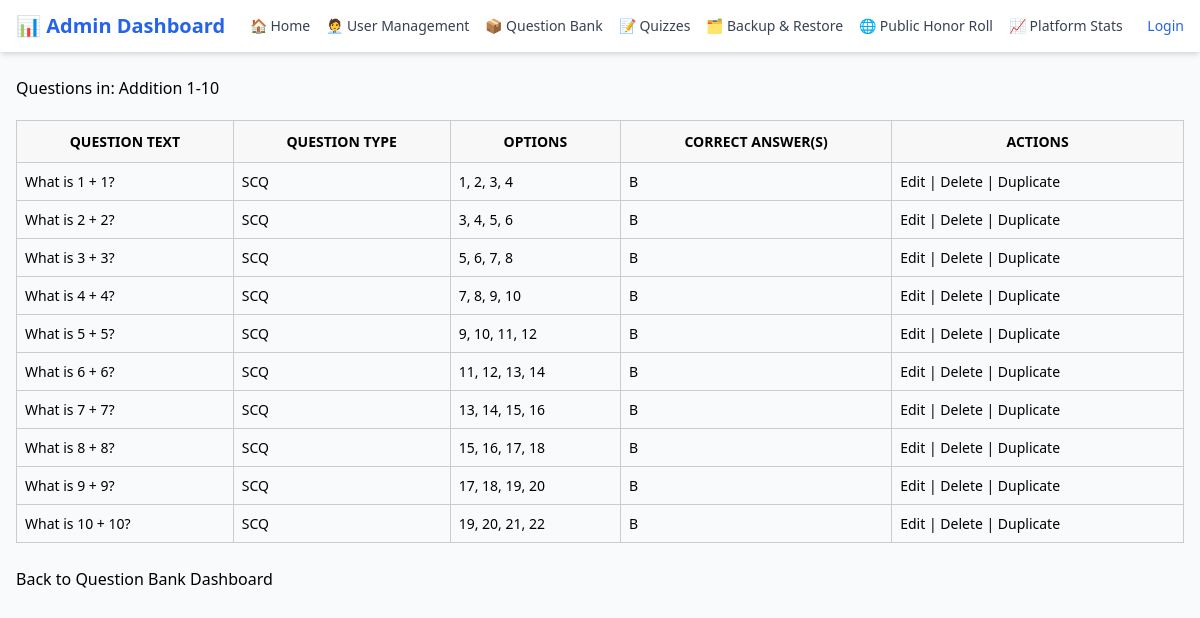
The app's page /preview-questions/1/ with its own data.
### core/models.py (models this page shows, shortened)
class QuestionBank(models.Model):
    title = models.CharField(max_length=255)
    type = models.CharField(max_length=3, choices=QUESTION_BANK_TYPES)
    created_at = models.DateTimeField(auto_now_add=True)
    class Meta:
        verbose_name = "Question Bank"
        verbose_name_plural = "Question Banks"

class SCQQuestion(models.Model):
    question_id = models.UUIDField(default=uuid.uuid4, editable=False, unique=True)
    question_bank = models.ForeignKey('QuestionBank', on_delete=models.CASCADE, related_name='scq_questions')
    question_text = RichTextUploadingField()
    option_a = models.CharField(max_length=255)
    option_b = models.CharField(max_length=255)
    option_c = models.CharField(max_length=255)
    option_d = models.CharField(max_length=255)
    correct_answer = models.CharField(max_length=255)

### core/admin_views.py (the view)
# urls.py: path('preview-questions/<int:bank_id>/', preview_questions, name='preview_questions'),
def preview_questions(request, bank_id):
    bank = get_object_or_404(QuestionBank, id=bank_id)
    questions = []
    if bank.type == 'SCQ':
        questions = SCQQuestion.objects.filter(question_bank=bank)
        question_type = 'SCQ'
    elif bank.type == 'MCQ':
        questions = MCQQuestion.objects.filter(question_bank=bank)
        question_type = 'MCQ'
    elif bank.type == 'FIB':
        questions = FIBQuestion.objects.filter(question_bank=bank)
        question_type = 'FIB'
    else:
        question_type = 'UNKNOWN'
    return render(request, 'admin/core/question_preview.html', {
        'bank': bank,
        'questions': questions,
        'question_type': question_type,
    })

### core/templates/admin/core/question_preview.html (shortened to what this page needs)
{% extends "admin/core/base.html" %}
{% load static %}
{% block content %}
  <h2 style="margin-bottom: 20px;">Questions in: {{ bank.title }}</h2>
  <table style="width: 100%; border-collapse: collapse; font-size: 14px;">
    <thead style="background-color: #f8f8f8;">
      <tr>
        <th style="border: 1px solid #ccc; padding: 10px;">QUESTION TEXT</th>
        <th style="border: 1px solid #ccc; padding: 10px;">QUESTION TYPE</th>
        <th style="border: 1px solid #ccc; padding: 10px;">OPTIONS</th>
        <th style="border: 1px solid #ccc; padding: 10px;">CORRECT ANSWER(S)</th>
        <th style="border: 1px solid #ccc; padding: 10px;">ACTIONS</th>
      </tr>
    </thead>
    <tbody>
      {% for q in questions %}
        <tr>
          <td style="border: 1px solid #ccc; padding: 8px;">{{ q.question_text|safe }}</td>
          <td style="border: 1px solid #ccc; padding: 8px;">{{ question_type }}</td>
          <td style="border: 1px solid #ccc; padding: 8px;">
            {% if question_type == 'SCQ' or question_type == 'MCQ' %}
              {{ q.option_a }}, {{ q.option_b }}, {{ q.option_c }}, {{ q.option_d }}
            {% else %}
              -
            {% endif %}
          </td>
          <td style="border: 1px solid #ccc; padding: 8px;">
            {% if question_type == 'SCQ' %}
              {{ q.correct_answer }}
            {% elif question_type == 'MCQ' %}
              {{ q.correct_answers }}
            {% endif %}
          </td>
          <td style="border: 1px solid #ccc; padding: 8px;">
            {% if question_type == 'SCQ' %}
              <a href="{% url 'admin:core_scqquestion_change' q.id %}?from_preview=1&bank_id={{ bank.id }}">Edit</a> |
              <a href="{% url 'delete_question' 'SCQ' q.question_id bank.id %}">Delete</a> |
              <a href="{% url 'duplicate_question' 'SCQ' q.id %}?redirect_to={{ request.path }}">Duplicate</a>
            {% elif question_type == 'MCQ' %}
              <a href="{% url 'admin:core_mcqquestion_change' q.id %}?from_preview=1&bank_id={{ bank.id }}">Edit</a> |
              <a href="{% url 'delete_question' 'MCQ' q.question_id bank.id %}">Delete</a> |
              <a href="{% url 'duplicate_question' 'MCQ' q.id %}?redirect_to={{ request.path }}">Duplicate</a>
            {% elif question_type == 'FIB' %}
              <a href="{% url 'admin:core_fibquestion_change' q.id %}?from_preview=1&bank_id={{ bank.id }}">Edit</a> |
              <a href="{% url 'delete_question' 'FIB' q.question_id bank.id %}">Delete</a> |
              <a href="{% url 'duplicate_question' 'FIB' q.id %}?redirect_to={{ request.path }}">Duplicate</a>
            {% endif %}
          </td>
        </tr>
      {% empty %}
        <tr>
          <td colspan="5" style="text-align: center; border: 1px solid #ccc; padding: 10px;">No questions found for this question bank.</td>
        </tr>
      {% endfor %}
    </tbody>
  </table>
  <br>
  <a href="/admin/dashboard/question-bank/" class="button-link">Back to Question Bank Dashboard</a>
{% endblock %}

### records on screen
QuestionBank: title "Addition 1-10"
SCQQuestion: question_text "What is 1 + 1?", question_type "SCQ", option_a "1", option_b "2", option_c "3", option_d "4", correct_answer "B"
SCQQuestion: question_text "What is 2 + 2?", question_type "SCQ", option_a "3", option_b "4", option_c "5", option_d "6", correct_answer "B"
SCQQuestion: question_text "What is 3 + 3?", question_type "SCQ", option_a "5", option_b "6", option_c "7", option_d "8", correct_answer "B"
SCQQuestion: question_text "What is 4 + 4?", question_type "SCQ", option_a "7", option_b "8", option_c "9", option_d "10", correct_answer "B"
SCQQuestion: question_text "What is 5 + 5?", question_type "SCQ", option_a "9", option_b "10", option_c "11", option_d "12", correct_answer "B"
SCQQuestion: question_text "What is 6 + 6?", question_type "SCQ", option_a "11", option_b "12", option_c "13", option_d "14", correct_answer "B"
SCQQuestion: question_text "What is 7 + 7?", question_type "SCQ", option_a "13", option_b "14", option_c "15", option_d "16", correct_answer "B"
SCQQuestion: question_text "What is 8 + 8?", question_type "SCQ", option_a "15", option_b "16", option_c "17", option_d "18", correct_answer "B"
SCQQuestion: question_text "What is 9 + 9?", question_type "SCQ", option_a "17", option_b "18", option_c "19", option_d "20", correct_answer "B"
SCQQuestion: question_text "What is 10 + 10?", question_type "SCQ", option_a "19", option_b "20", option_c "21", option_d "22", correct_answer "B"
